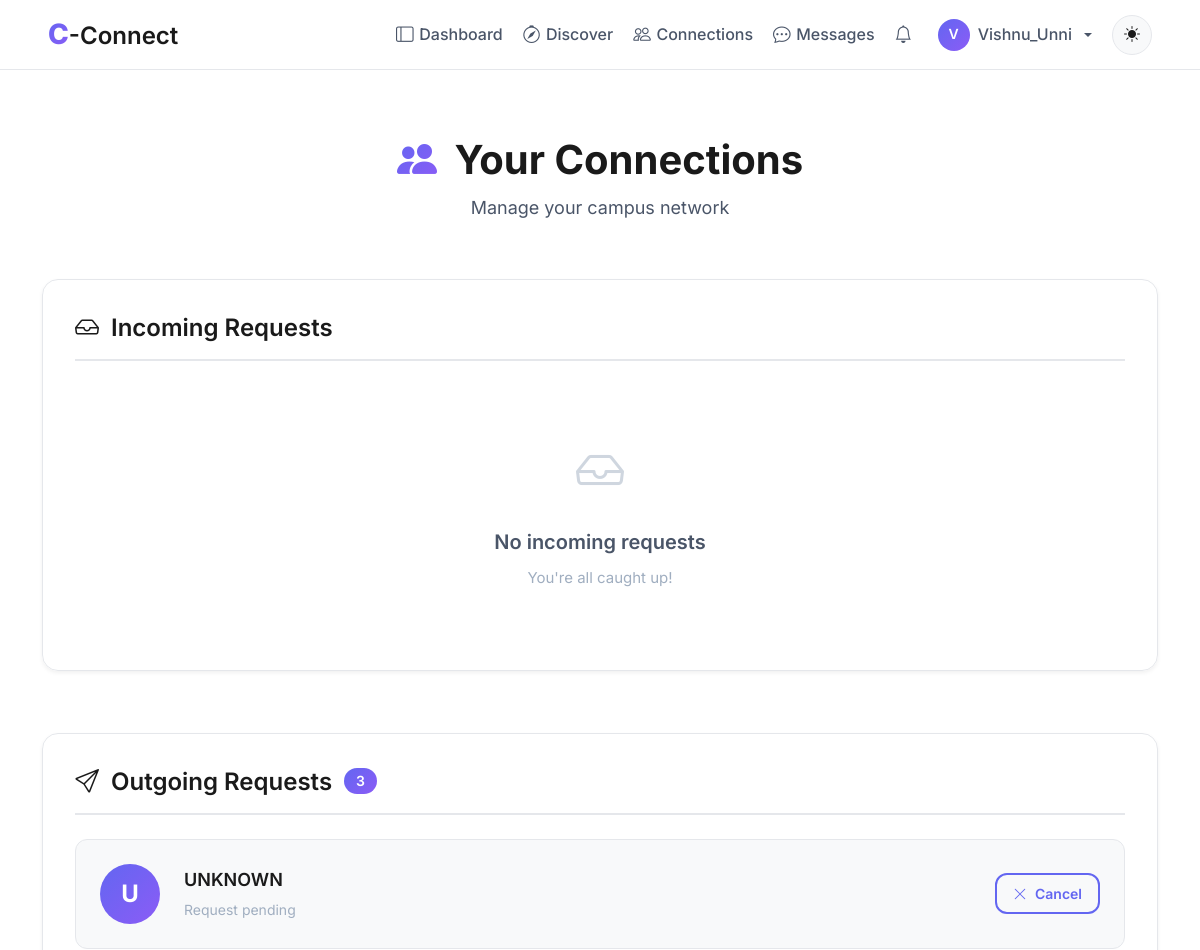
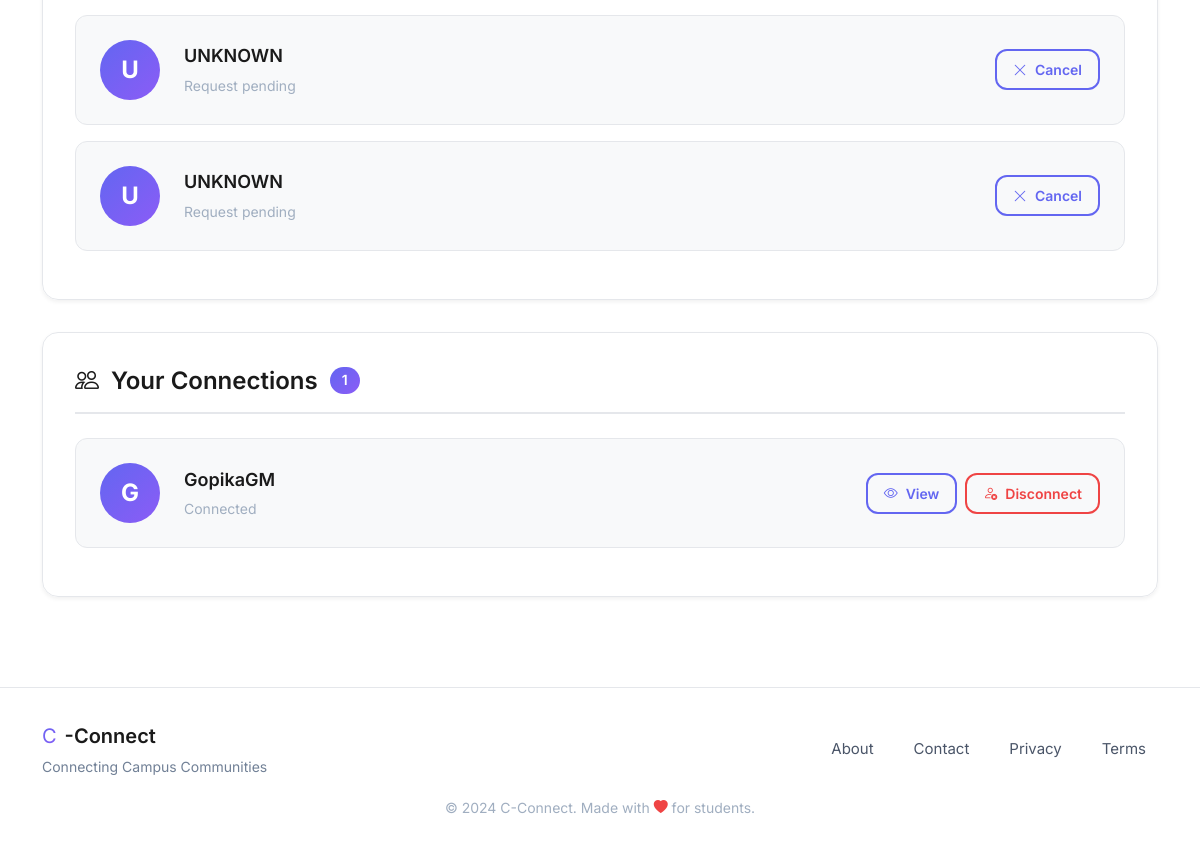
Screenshot of /connections (signed in) with the database file from the repository (2 pictures, top to bottom).
### models.py (models this page shows, shortened)
class User(UserMixin, db.Model):
    id = db.Column(db.Integer, primary_key=True, autoincrement=True)  # Unique identifier
    username = db.Column(db.String(100), nullable=False)  # Name of the user (later can add this unique if needed)
    email = db.Column(db.String(120), nullable=False, unique=True)  # Email of the user
    password = db.Column(db.String(200), nullable=False)  # Passwords not hashed yet (done in setup_db.py)
    created_at = db.Column(db.DateTime, default=db.func.now())  # Timestamp of account creation
    last_login = db.Column(db.DateTime, nullable=True)  # Timestamp of last login
    pass

class Connection(db.Model):
    id = db.Column(db.Integer, primary_key=True, autoincrement=True)
    user_id = db.Column(db.Integer, db.ForeignKey('user.id'), nullable=False)  # User who initiated the connection
    target_user_id = db.Column(db.Integer, db.ForeignKey('user.id'), nullable=False)  # User who is targetted to connect
    status = db.Column(db.String(20), nullable=False, default='pending')
    created_at = db.Column(db.DateTime, default=db.func.now()) #current_timestamp())
    __table_args__ = (
        db.UniqueConstraint('user_id', 'target_user_id', name='_user_target_uc'),
        db.Index('idx_target_user', 'target_user_id'),
    )
    user = db.relationship('User', foreign_keys=[user_id], backref='sent_requests')
    connected_user = db.relationship('User', foreign_keys=[target_user_id], backref='received_requests')

### blueprints/connections/routes.py (the view)
@connections.route('/connections')
@login_required
def connections_home():
    incoming = list_requests(current_user.id, 'incoming', 'pending', limit=50)
    outgoing = list_requests(current_user.id, 'outgoing', 'pending', limit=50)
    accepted = list_connections(current_user.id, limit=100)
    return render_template(
        'connections/list.html',
        incoming=incoming,
        outgoing=outgoing,
        accepted=accepted
    )

### blueprints/connections/templates/connections/list.html (shortened to what this page needs)
{% extends "base.html" %}
{% block body %}
<div class="container py-4">
    <div class="connections-header animate-on-scroll">
        <h1 class="connections-title">
            <i class="bi bi-people-fill me-2" style="background: linear-gradient(135deg, var(--primary-color), var(--accent-color)); -webkit-background-clip: text; -webkit-text-fill-color: transparent;"></i>
            Your Connections
        </h1>
        <p class="connections-subtitle">Manage your campus network</p>
    </div>
    <div class="section-card glass-card animate-on-scroll">
        <div class="section-header">
            <h2 class="section-title">
                <i class="bi bi-inbox"></i>
                Incoming Requests
            </h2>
        </div>
        {% if incoming %}
            {% for c in incoming %}
            <div class="connection-item">
                <div class="connection-avatar">
                    {{ c.user.username[0].upper() if c.connected_user else 'U' }}
                </div>
                <div class="connection-info">
                    <div class="connection-name">{{ c.user.username if c.connected_user else 'UNKNOWN'}}</div>
                    <div class="connection-meta">wants to connect with you</div>
                </div>
                <div class="connection-actions">
                    <form method="POST" action="{{ url_for('connections.connections_accept', conn_id=c.id) }}">
                        <input type="hidden" name="csrf_token" value="{{ csrf_token() }}">
                        <button class="btn btn-primary-custom btn-sm">
                            <i class="bi bi-check-lg"></i> Accept
                        </button>
                    </form>
                    <form method="POST" action="{{ url_for('connections.connections_reject', conn_id=c.id) }}">
                        <input type="hidden" name="csrf_token" value="{{ csrf_token() }}">
                        <button class="btn btn-outline-custom btn-sm">
                            <i class="bi bi-x-lg"></i> Reject
                        </button>
                    </form>
                </div>
            </div>
            {% endfor %}
        {% else %}
            <div class="empty-state">
                <div class="empty-icon"><i class="bi bi-inbox"></i></div>
                <div class="empty-title">No incoming requests</div>
                <div class="empty-text">You're all caught up!</div>
            </div>
        {% endif %}
    </div>
    <div class="section-card glass-card animate-on-scroll">
        <div class="section-header">
            <h2 class="section-title">
                <i class="bi bi-send"></i>
                Outgoing Requests
                {% if outgoing %}
                <span class="badge-count">{{ outgoing|length }}</span>
                {% endif %}
            </h2>
        </div>
        {% if outgoing %}
            {% for c in outgoing %}
            <div class="connection-item">
                <div class="connection-avatar">{{ c.connected_user.username[0].upper() if c.connected_user else 'U'}}</div>
                <div class="connection-info">
                    <div class="connection-name">{{ c.connected_user.username if c.connected_user else 'UNKNOWN'}}</div>
                    <div class="connection-meta">Request pending</div>
                </div>
                <div class="connection-actions">
                    <form method="POST" action="{{ url_for('connections.connections_cancel', conn_id=c.id) }}">
                        <button class="btn btn-outline-custom btn-sm cancel-btn" data-conn-id="{{ c.id }}">
                            <i class="bi bi-x-lg"></i> Cancel
                        </button>
                    </form>
                </div>
            </div>
            {% endfor %}
        {% endif %}
    </div>
    <div class="section-card glass-card animate-on-scroll">
        <div class="section-header">
            <h2 class="section-title">
                <i class="bi bi-people"></i>
                Your Connections
                {% if accepted %}
                <span class="badge-count">{{ accepted|length }}</span>
                {% endif %}
            </h2>
        </div>
        {% if accepted %}
            {% for c in accepted %}
            {% set other = c.user if c.user_id != current_user.id else c.connected_user %}
            <div class="connection-item">
                <div class="connection-avatar">{{ other.username[0].upper() }}</div>
                <div class="connection-info">
                    <div class="connection-name">{{ other.username }}</div>
                    <div class="connection-meta">Connected</div>
                </div>
                <div class="connection-actions">
                    <a href="{{ url_for('main.view_user_profile', user_id=other.id) }}" class="btn btn-outline-custom btn-sm">
                        <i class="bi bi-eye"></i> View
                    </a>
                    <form method="POST"
                          action="{{ url_for('connections.connections_disconnect', conn_id=c.id) }}"
                          onsubmit="return confirm('Are you sure you want to disconnect? This will remove the connection.');">
                        <button class="btn btn-outline-custom btn-sm" style="color: var(--danger-color); border-color: var(--danger-color);">
                            <i class="bi bi-person-x"></i> Disconnect
                        </button>
                    </form>
                </div>
            </div>
            {% endfor %}
        {% endif %}
    </div>
</div>
{% endblock %}

### templates/base.html (shortened to what this page needs)
<!DOCTYPE html>
<html lang="en">
<head>
    <link rel="stylesheet" href="https://cdn.jsdelivr.net/npm/bootstrap-icons@1.11.1/font/bootstrap-icons.css">
    <link href="https://cdn.jsdelivr.net/npm/bootstrap@5.3.2/dist/css/bootstrap.min.css" rel="stylesheet">
    <link rel="stylesheet" href="{{ url_for('static', filename='css/global.css') }}">
</head>
<body>
    <nav class="navbar navbar-expand-lg navbar-glass fixed-top">
        <div class="container-fluid px-lg-5 px-3">
            <a class="navbar-brand" href="{{ url_for('main.home') }}">
                <span class="brand-c">C</span><span class="brand-connect">-Connect</span>
            </a>
            <div class="collapse navbar-collapse" id="navbarNav">
                <ul class="navbar-nav ms-auto align-items-lg-center gap-1">
                    {% if current_user.is_authenticated %}
                        <li class="nav-item">
                            <a class="nav-link" href="{{ url_for('main.dashboard') }}">
                                <i class="bi bi-layout-sidebar"></i>Dashboard
                            </a>
                        </li>
                        <li class="nav-item">
                            <a class="nav-link" href="{{ url_for('main.search_page') }}">
                                <i class="bi bi-compass"></i>Discover
                            </a>
                        </li>
                        <li class="nav-item">
                            <a class="nav-link" href="{{ url_for('connections.connections_home') }}">
                                <i class="bi bi-people"></i>Connections
                            </a>
                        </li>
                        <li class="nav-item">
                            <a class="nav-link" href="{{ url_for('main.messages') }}">
                                <i class="bi bi-chat-dots"></i>Messages
                            </a>
                        </li>
                        <li class="nav-item position-relative">
                            <a class="nav-link" href="{{ url_for('notifications.notifications_list') }}">
                                <i class="bi bi-bell"></i>
                                {% set unread = current_user.notifications | selectattr("is_read", "equalto", False) | list %}
                            </a>
                        </li>
                        <li class="nav-item dropdown">
                            <a class="nav-link dropdown-toggle d-flex align-items-center gap-2" href="#" role="button" data-bs-toggle="dropdown">
                                <div style="width: 32px; height: 32px; border-radius: 50%; background: linear-gradient(135deg, var(--primary-color), var(--accent-color)); display: flex; align-items: center; justify-content: center; color: white; font-weight: 600; font-size: 0.875rem;">
                                    {{ current_user.username[0].upper() }}
                                </div>
                                <span class="d-none d-lg-inline">{{ current_user.username }}</span>
                            </a>
                        </li>
                    {% endif %}
                    <li class="nav-item ms-lg-2">
                        <button class="btn-theme-toggle" id="themeToggle" aria-label="Toggle theme">
                            <i class="bi bi-sun-fill" id="themeIcon"></i>
                        </button>
                    </li>
                </ul>
            </div>
        </div>
    </nav>
    <main class="main-content">
        {% block body %}{% endblock %}
    </main>
    <footer class="footer-glass">
        <div class="container">
            <div class="row align-items-center">
                <div class="col-md-6 text-center text-md-start mb-3 mb-md-0">
                    <div class="d-flex align-items-center justify-content-center justify-content-md-start gap-2">
                        <span class="brand-c" style="font-size: 1.25rem;">C</span>
                        <span class="brand-connect" style="font-size: 1.25rem;">-Connect</span>
                    </div>
                    <p class="footer-tagline mb-0">Connecting Campus Communities</p>
                </div>
                <div class="col-md-6">
                    <div class="d-flex justify-content-center justify-content-md-end gap-3 flex-wrap">
                        <a href="{{ url_for('main.about') }}" class="footer-link">About</a>
                        <a href="{{ url_for('main.contact') }}" class="footer-link">Contact</a>
                        <a href="#" class="footer-link">Privacy</a>
                        <a href="#" class="footer-link">Terms</a>
                    </div>
                </div>
            </div>
            <div class="row mt-3">
                <div class="col text-center">
                    <small class="text-muted">
                        &copy; 2024 C-Connect. Made with <i class="bi bi-heart-fill" style="color: var(--danger-color);"></i> for students.
                    </small>
                </div>
            </div>
        </div>
    </footer>
</body>
</html>

### rows the page displays
User: username "V", username "Vishnu_Unni"
Connection: connected_user "U", connected_user "UNKNOWN"
Connection: connected_user "U", connected_user "UNKNOWN"
Connection: connected_user "U", connected_user "UNKNOWN"
User: username "G", username "GopikaGM"

### other values shown
{{ outgoing|length }} "3"
{{ accepted|length }} "1"
